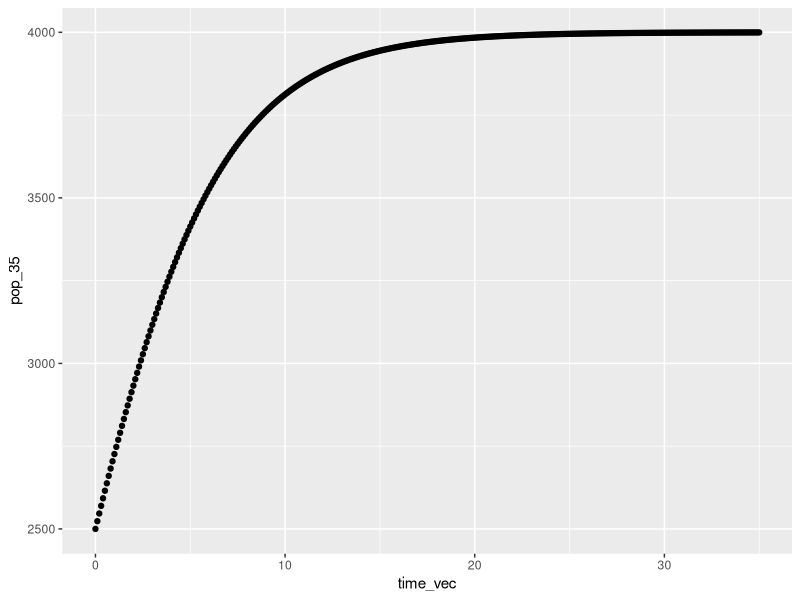
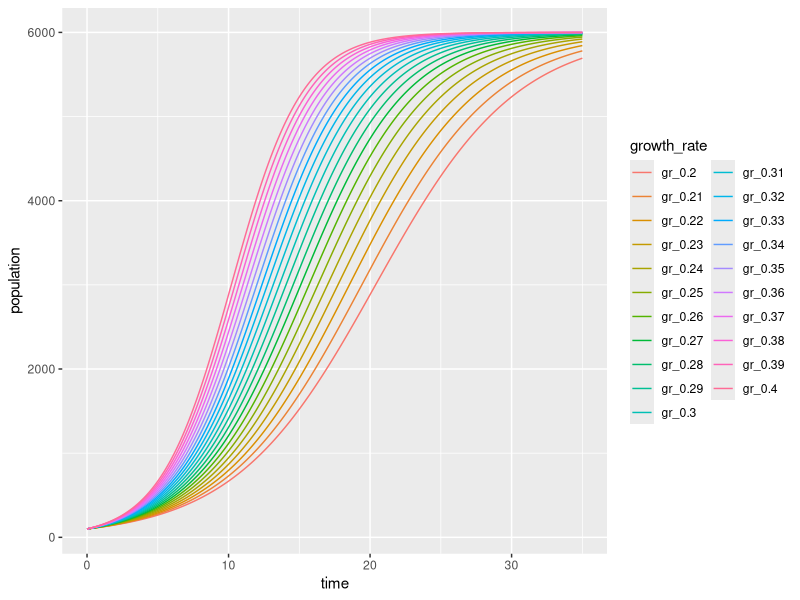

The R source for these figures, in order:
## ---- chunk 1
knitr::opts_chunk$set(echo = TRUE)
library(tidyverse)
## ---- chunk 2
length <- c(2, 4, 7, 9)
width <- c(3, 1, 6, 4)

area_matr <- matrix(nrow = length(length), ncol = length(width))

for (i in seq_along(length)){
  for (j in seq_along(width)) {
    area <- length[i] * width[j]
    area_matr[i,j] <- area
  }
}

guava_price <- function(x, guava) {
  5 * x - guava
} 
# SHORTCUT COMMAND OPTION X --- WRITE OUT INSIDE OF FUNCTION AND IT CREATES STRUCTURE WITH INPUTS RLY FAST!! HOW EXCITING IS THAT????
## ---- chunk 3
logistic_growth <- function(K, N0, r, time) {
  K / (1 + ((K - N0)/N0) * (exp(-r * time)))
}
## ---- chunk 4
time_vec <- seq(from = 0, to = 35, by = 0.1)

pop_35 <- logistic_growth(N0 = 2500, K = 4000, r = 0.25, time = time_vec)

pop_time35_df <- data.frame(time_vec, pop_35)
## ---- chunk 5
pop_time35_gg <- ggplot(data = pop_time35_df, aes(x = time_vec, y = pop_35)) +
  geom_point()

pop_time35_gg
## ---- chunk 6
pop_35_vec <- vector(mode = "numeric", length = length(time_vec))

for (i in seq_along(time_vec)) { 
  population <- logistic_growth(N0 = 100, K = 6000, r = 0.27, time = time_vec[i])
  pop_35_vec[i] <- population
  }
## ---- chunk 7
r_seq <- seq(from = 0.2, to = 0.4, by = 0.01)
## ---- chunk 8
out_matrix <- matrix(nrow = length(time_vec), ncol = length(r_seq)) 

for(i in seq_along(r_seq)){
  for(j in seq_along(time_vec)){
    pop <- logistic_growth(N0 = 100, K = 6000, r = r_seq[i], time = time_vec[j])
    out_matrix[j,i] <- pop
  }
}

# now some wrangling 
logistic_df <- data.frame(out_matrix, time = time_vec)

colnames(logistic_df) <- c(paste0("gr_", r_seq), "time")

logistic_df_long <- logistic_df %>%
  pivot_longer(cols = -time,
               values_to = "population",
               names_to = "growth_rate")

ggplot(data = logistic_df_long, aes(x = time, y = population)) + 
  geom_line(aes(color = growth_rate)) 
## ---- chunk 9

calc_windpower <- function(rho, radius, windspeed) {
  if (windspeed > 130) {
    warning("Whoa, that wind is really fast. Are you sure?")
  } 
  if (rho > 1.225){ 
    warning("That air density is suspicious.")
  }
  if (radius < 0){ 
    stop("Rotor radius must be a positive value in meters")
  }
  0.3*rho*pi*(radius^2)*(windspeed^3)
}

calc_windpower(rho = 1.225, radius = 50, windspeed = 40)

